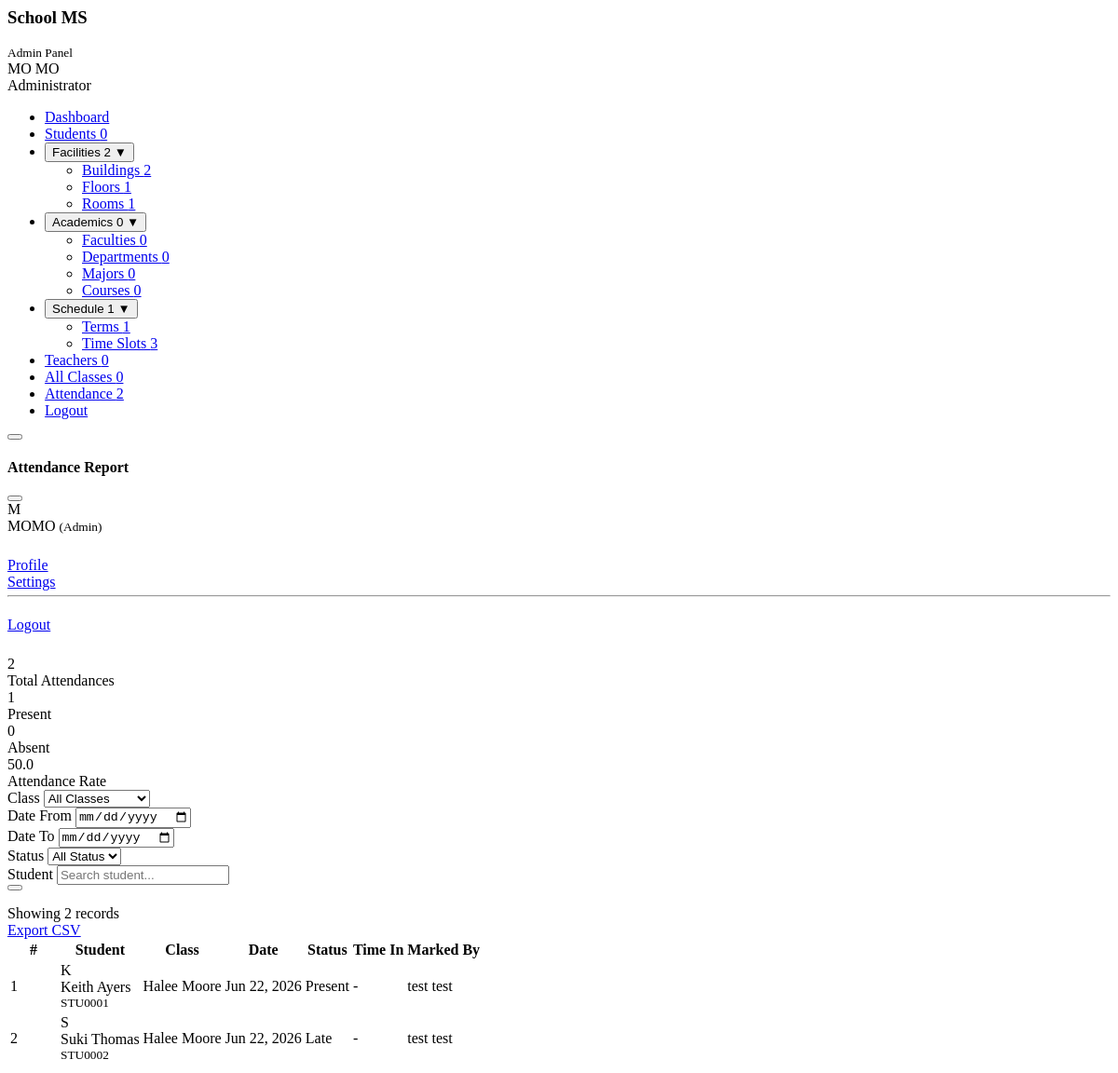
/attendance/admin/report/ (signed in), run on an earlier commit of the app's database.
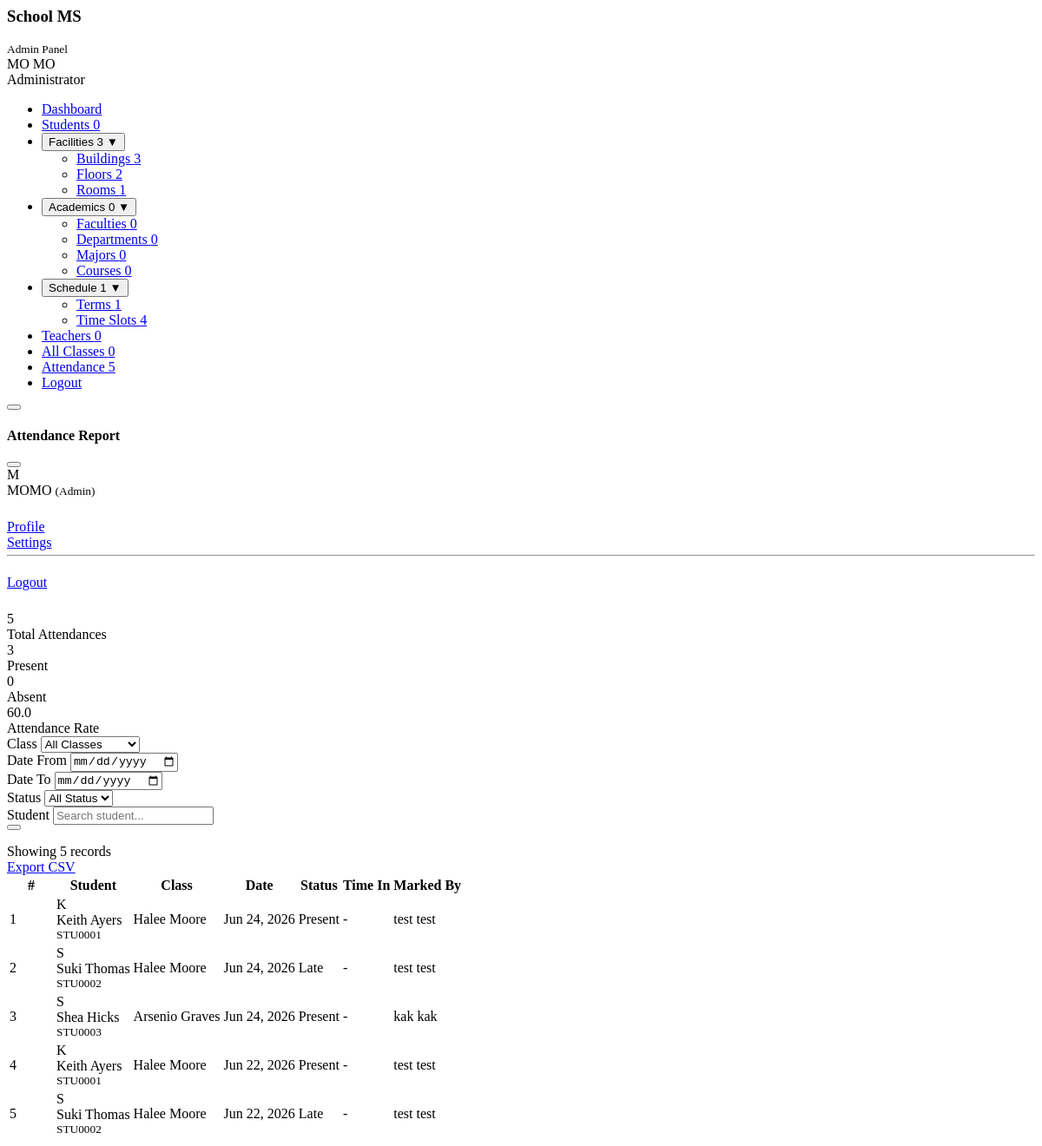
And on a later commit of the database.
### attendance/models.py (models this page shows, shortened)
class Attendance(models.Model):
    STATUS_CHOICES = [
        ('present', 'Present'),
        ('absent', 'Absent'),
        ('late', 'Late'),
        ('excused', 'Excused')
    ]
    student = models.ForeignKey(Student, on_delete=models.CASCADE, related_name='attendances')
    class_obj = models.ForeignKey(Class, on_delete=models.CASCADE, related_name='attendances', null=True, blank=True)
    date = models.DateField(auto_now_add=True)
    status = models.CharField(max_length=20, choices=STATUS_CHOICES, default='present')
    time_in = models.TimeField(null=True, blank=True)
    time_out = models.TimeField(null=True, blank=True)
    remarks = models.TextField(blank=True, null=True)
    marked_by = models.ForeignKey(Teacher, on_delete=models.SET_NULL, null=True, blank=True, related_name='marked_attendances')
    created_at = models.DateTimeField(auto_now_add=True)
    updated_at = models.DateTimeField(auto_now=True)
    class Meta:
        unique_together = ['student', 'class_obj', 'date']
        ordering = ['-date']

### students/models.py (models this page shows, shortened)
class Student(models.Model):
    GENDER_CHOICES = [
        ('M', 'Male'),
        ('F', 'Female'),
        ('O', 'Other')
    ]
    YEAR_CHOICES = [
        ('1', '1st Year'),
        ('2', '2nd Year'),
        ('3', '3rd Year'),
        ('4', '4th Year'),
        ('5', '5th Year'),
    ]
    user = models.OneToOneField(User, on_delete=models.CASCADE, related_name='student_profile', null=True, blank=True)
    student_id = models.CharField(max_length=20, unique=True, editable=False)
    first_name = models.CharField(max_length=100)
    last_name = models.CharField(max_length=100)
    date_of_birth = models.DateField()
    gender = models.CharField(max_length=10, choices=GENDER_CHOICES)
    phone = models.CharField(max_length=15)
    email = models.EmailField()
    address = models.TextField()
    guardian_name = models.CharField(max_length=100)
    guardian_phone = models.CharField(max_length=15)
    guardian_email = models.EmailField(blank=True, null=True)
    enrollment_date = models.DateField(auto_now_add=True)
    major = models.ForeignKey(Major, on_delete=models.SET_NULL, null=True, blank=True, related_name='students')
    year = models.CharField(max_length=10, choices=YEAR_CHOICES, default='1')
    semester = models.IntegerField(default=1, help_text="Current semester (1-8)")
    graduation_year = models.IntegerField(null=True, blank=True)
    class_enrolled = models.ForeignKey(Class, on_delete=models.SET_NULL, null=True, blank=True, related_name='students')
    courses = models.ManyToManyField(Course, blank=True, related_name='students')
    is_active = models.BooleanField(default=True)
    profile_picture = models.ImageField(upload_to='students/', blank=True, null=True)
    qr_code = models.ImageField(upload_to='qr_codes/', blank=True, null=True)
    qr_registered = models.BooleanField(default=False)
    registration_completed = models.BooleanField(default=False)
    created_at = models.DateTimeField(auto_now_add=True)
    updated_at = models.DateTimeField(auto_now=True)
    def get_full_name(self):
        return f"{self.first_name} {self.last_name}"
    class Meta:
        ordering = ['-enrollment_date']

### classes/models.py (models this page shows, shortened)
class Class(models.Model):
    name = models.CharField(max_length=100)
    section = models.CharField(max_length=10, blank=True, null=True)
    code = models.CharField(max_length=20, unique=True, blank=True, null=True)
    building = models.ForeignKey(Building, on_delete=models.SET_NULL, null=True, blank=True, related_name='classes')
    floor = models.ForeignKey(Floor, on_delete=models.SET_NULL, null=True, blank=True, related_name='classes')
    room = models.ForeignKey(Room, on_delete=models.SET_NULL, null=True, blank=True, related_name='classes')
    room_number = models.CharField(max_length=20, blank=True, null=True)
    time_slots = models.ManyToManyField(TimeSlot, blank=True, related_name='classes')
    schedule = models.CharField(max_length=100, blank=True, null=True)
    start_time = models.TimeField(blank=True, null=True)
    end_time = models.TimeField(blank=True, null=True)
    days = models.CharField(max_length=50, blank=True, null=True)
    term = models.ForeignKey(Term, on_delete=models.SET_NULL, null=True, blank=True, related_name='classes')
    term_type = models.CharField(max_length=20, choices=Term.TERM_TYPES, blank=True, null=True)
    academic_year = models.CharField(max_length=20, blank=True, null=True)
    capacity = models.IntegerField(default=30)
    teacher = models.ForeignKey(Teacher, on_delete=models.SET_NULL, null=True, blank=True, related_name='classes')
    course = models.ForeignKey(Course, on_delete=models.SET_NULL, null=True, blank=True, related_name='classes')
    is_active = models.BooleanField(default=True)
    start_date = models.DateField(blank=True, null=True)
    end_date = models.DateField(blank=True, null=True)
    created_at = models.DateTimeField(auto_now_add=True)
    updated_at = models.DateTimeField(auto_now=True)
    class Meta:
        verbose_name_plural = "Classes"
        ordering = ['name']

### teachers/models.py (models this page shows, shortened)
class Teacher(models.Model):
    GENDER_CHOICES = [
        ('M', 'Male'),
        ('F', 'Female'),
        ('O', 'Other')
    ]
    POSITION_CHOICES = [
        ('dean', '👑 Dean'),
        ('associate_dean', 'Associate Dean'),
        ('department_head', 'Department Head'),
        ('professor', 'Professor'),
        ('associate_professor', 'Associate Professor'),
        ('assistant_professor', 'Assistant Professor'),
        ('lecturer', 'Lecturer'),
        ('instructor', 'Instructor'),
        ('teaching_assistant', 'Teaching Assistant'),
    ]
    user = models.OneToOneField(User, on_delete=models.CASCADE, related_name='teacher_profile', null=True, blank=True)
    teacher_id = models.CharField(max_length=20, unique=True)
    first_name = models.CharField(max_length=100)
    last_name = models.CharField(max_length=100)
    date_of_birth = models.DateField()
    gender = models.CharField(max_length=10, choices=GENDER_CHOICES)
    phone = models.CharField(max_length=15)
    email = models.EmailField()
    address = models.TextField(blank=True, null=True)
    profile_picture = models.ImageField(upload_to='teachers/', blank=True, null=True)
    qualification = models.CharField(max_length=200, blank=True, null=True)
    specialization = models.CharField(max_length=200, blank=True, null=True)
    years_of_experience = models.IntegerField(default=0)
    position = models.CharField(
        max_length=50,
        choices=POSITION_CHOICES,
        default='lecturer',
        help_text="Current position/rank of the teacher"
    )
    hired_date = models.DateField(null=True, blank=True)
    is_active = models.BooleanField(default=True)
    created_at = models.DateTimeField(auto_now_add=True)
    updated_at = models.DateTimeField(auto_now=True)
    def get_full_name(self):
        return f"{self.first_name} {self.last_name}"
    class Meta:
        ordering = ['first_name', 'last_name']

### attendance/views.py (the view, shortened to what this page needs)
# urls.py: path('admin/report/', views.admin_attendance_report, name='admin_attendance_report'),
@login_required
@admin_required
def admin_attendance_report(request):
    attendances = Attendance.objects.all().order_by('-date')
    form = AttendanceFilterForm(request.GET or None)
    total_attendances = attendances.count()
    present_count = attendances.filter(status='present').count()
    absent_count = attendances.filter(status='absent').count()
    late_count = attendances.filter(status='late').count()
    excused_count = attendances.filter(status='excused').count()
    attendance_rate = 0
    if total_attendances > 0:
        attendance_rate = round((present_count / total_attendances) * 100, 1)
    context = {
        'attendances': attendances,
        'form': form,
        'total_attendances': total_attendances,
        'present_count': present_count,
        'absent_count': absent_count,
        'late_count': late_count,
        'excused_count': excused_count,
        'attendance_rate': attendance_rate,
        'classes': Class.objects.filter(is_active=True),
    }
    return render(request, 'Backend/admin/attendance/attendance_report.html', context)

### attendance/forms.py
class AttendanceFilterForm(forms.Form):
    class_obj = forms.ModelChoiceField(
        queryset=Class.objects.filter(is_active=True),
        required=False,
        widget=forms.Select(attrs={
            'class': 'form-control'
        }),
        label='Class',
        empty_label='All Classes'
    )
    date_from = forms.DateField(
        required=False,
        widget=forms.DateInput(attrs={
            'class': 'form-control',
            'type': 'date'
        }),
        label='Date From'
    )
    date_to = forms.DateField(
        required=False,
        widget=forms.DateInput(attrs={
            'class': 'form-control',
            'type': 'date'
        }),
        label='Date To'
    )
    status = forms.ChoiceField(
        choices=[('', 'All Status')] + list(Attendance.STATUS_CHOICES),
        required=False,
        widget=forms.Select(attrs={
            'class': 'form-control'
        }),
        label='Status'
    )
    student = forms.CharField(
        required=False,
        widget=forms.TextInput(attrs={
            'class': 'form-control',
            'placeholder': 'Search student...'
        }),
        label='Student'
    )

### templates/Backend/admin/attendance/attendance_report.html (shortened to what the changed rows need)
<!-- {% extends 'Backend/layouts/admin_layout.html' %}
{% load static %}
{% block content %}
<div class="row g-4 mb-4">
    <div class="col-md-3 col-sm-6">
        <div class="stats-card">
            <div class="d-flex justify-content-between">
                <div>
                    <div class="number">{{ total_attendances|default:0 }}</div>
                    <div class="label">Total Attendances</div>
                </div>
            </div>
        </div>
    </div>
    <div class="col-md-3 col-sm-6">
        <div class="stats-card green">
            <div class="d-flex justify-content-between">
                <div>
                    <div class="number">{{ present_count|default:0 }}</div>
                    <div class="label">Present</div>
                </div>
            </div>
        </div>
    </div>
    <div class="col-md-3 col-sm-6">
        <div class="stats-card orange">
            <div class="d-flex justify-content-between">
                <div>
                    <div class="number">{{ attendance_rate|default:"0%" }}</div>
                    <div class="label">Attendance Rate</div>
                </div>
            </div>
        </div>
    </div>
</div>
<div class="d-flex flex-wrap justify-content-between align-items-center mb-4">
    <div>
        <span class="text-muted">
            Showing {{ attendances|length }} records
        </span>
    </div>
</div>
<div class="card">
    <div class="card-body p-0">
        <div class="table-responsive">
            <table class="table table-hover mb-0">
                <thead class="table-light">
                    <tr>
                        <th style="width: 50px;">#</th>
                        <th>Student</th>
                        <th>Class</th>
                        <th>Date</th>
                        <th>Status</th>
                        <th>Time In</th>
                        <th>Marked By</th>
                    </tr>
                </thead>
                <tbody>
                    {% for attendance in attendances %}
                    <tr>
                        <td>{{ forloop.counter }}</td>
                        <td>
                            <div class="d-flex align-items-center gap-2">
                                <div class="student-avatar {% cycle 'blue' 'green' 'orange' 'purple' 'red' %}">
                                    {{ attendance.student.first_name|first|upper }}
                                </div>
                                <div>
                                    <div class="fw-bold">{{ attendance.student.get_full_name }}</div>
                                    <small class="text-muted">{{ attendance.student.student_id }}</small>
                                </div>
                            </div>
                        </td>
                        <td>{{ attendance.class_obj.name|default:"N/A" }}</td>
                        <td>{{ attendance.date|date:"M d, Y" }}</td>
                        <td>
                            <span class="status-badge {{ attendance.status }}">
                                {{ attendance.get_status_display }}
                            </span>
                        </td>
                        <td>{{ attendance.time_in|default:"-" }}</td>
                        <td>{{ attendance.marked_by.get_full_name|default:"System" }}</td>
                    </tr>
                    {% endfor %}
                </tbody>
            </table>
        </div>
    </div>
</div>
{% endblock %}

### templates/Backend/layouts/admin_layout.html (shortened to what the changed rows need)
{% load static %}
    <div class="sidebar" id="sidebar">
        <div class="sidebar-menu-wrapper">
            <ul class="sidebar-menu">
                <li>
                    <button
                        class="dropdown-toggle {% if 'building' in request.path or 'floor' in request.path or 'room' in request.path %}active{% endif %}"
                        onclick="toggleDropdown(this)">
                         Facilities
                        <span class="badge-notification">{{ total_buildings|default:0 }}</span>
                        <span class="arrow">▼</span>
                    </button>
                    <ul
                        class="dropdown-menu-custom {% if 'building' in request.path or 'floor' in request.path or 'room' in request.path %}show{% endif %}">
                        <li>
                            <a href="{% url 'classes:building_list' %}"
                                class="{% if 'building' in request.path %}active{% endif %}">
                                 Buildings
                                <span class="badge-notification">{{ total_buildings|default:0 }}</span>
                            </a>
                        </li>
                        <li>
                            <a href="{% url 'classes:floor_list' %}"
                                class="{% if 'floor' in request.path %}active{% endif %}">
                                 Floors
                                <span class="badge-notification">{{ total_floors|default:0 }}</span>
                            </a>
                        </li>
                    </ul>
                </li>
                <li>
                    <ul
                        class="dropdown-menu-custom {% if 'term' in request.path or 'timeslot' in request.path %}show{% endif %}">
                        <li>
                            <a href="{% url 'classes:timeslot_list' %}"
                                class="{% if 'timeslot' in request.path %}active{% endif %}">
                                 Time Slots
                                <span class="badge-notification">{{ total_timeslots|default:0 }}</span>
                            </a>
                        </li>
                    </ul>
                </li>
                <li>
                    <a href="{% url 'attendance:admin_attendance_list' %}"
                        class="menu-link {% if 'attendance' in request.path %}active{% endif %}">
                         Attendance
                        <span class="badge-notification">{{ total_attendances|default:0 }}</span>
                    </a>
                </li>
            </ul>
        </div>
    </div>
    <div class="main-content" id="mainContent">
        <div class="content-area">
            {% block content %}{% endblock %}
        </div>
    </div>
</body>
</html>

What changed in the data, as far as the page shows it:
added Attendance: student.first_name|first "K", student.get_full_name "Keith Ayers", student.student_id "STU0001", class_obj.name "Halee Moore", date "Jun 24, 2026", status "Present", time_in "-", marked_by.get_full_name "test test"
added Attendance: student.first_name|first "S", student.get_full_name "Suki Thomas", student.student_id "STU0002", class_obj.name "Halee Moore", date "Jun 24, 2026", status "Late", time_in "-", marked_by.get_full_name "test test"
added Attendance: student.first_name|first "S", student.get_full_name "Shea Hicks", student.student_id "STU0003", class_obj.name "Arsenio Graves", date "Jun 24, 2026", status "Present", time_in "-", marked_by.get_full_name "kak kak"
Also different on the page:
{{ total_buildings|default:0 }}: "2" → "3"
{{ total_floors|default:0 }}: "1" → "2"
{{ total_timeslots|default:0 }}: "3" → "4"
{{ total_attendances|default:0 }}: "2" → "5"
{{ present_count|default:0 }}: "1" → "3"
{{ attendance_rate|default:"0%" }}: "50.0" → "60.0"
{{ attendances|length }}: "2" → "5"
